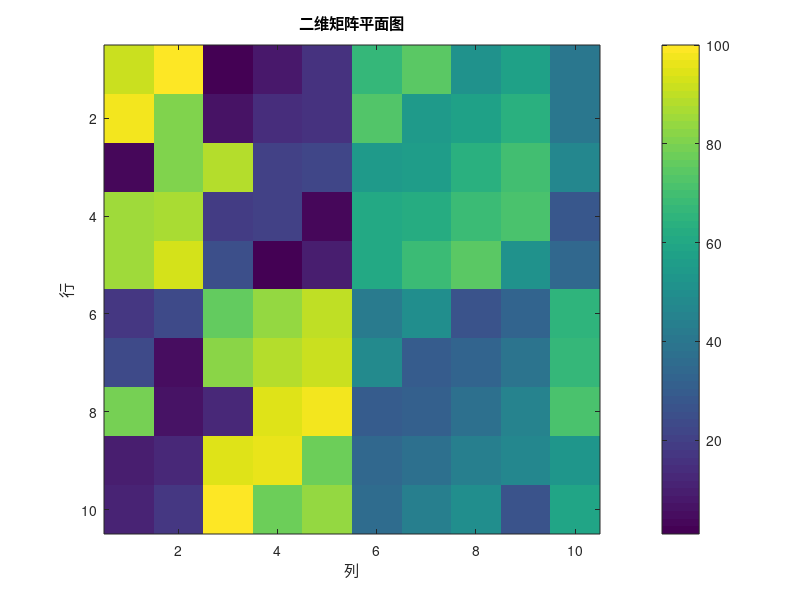

MATLAB code to generate this figure:
% 定义二维矩阵
A = magic(10);

% 绘制矩阵图
imagesc(A);

% 设置颜色条
colorbar;

% 添加标题和标签
title('二维矩阵平面图');
xlabel('列');
ylabel('行');
